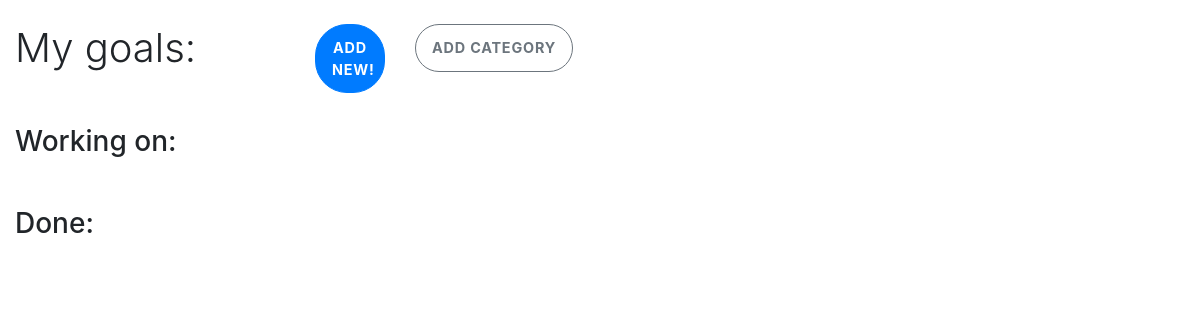
The page /goals (signed in) on the database as committed earlier.
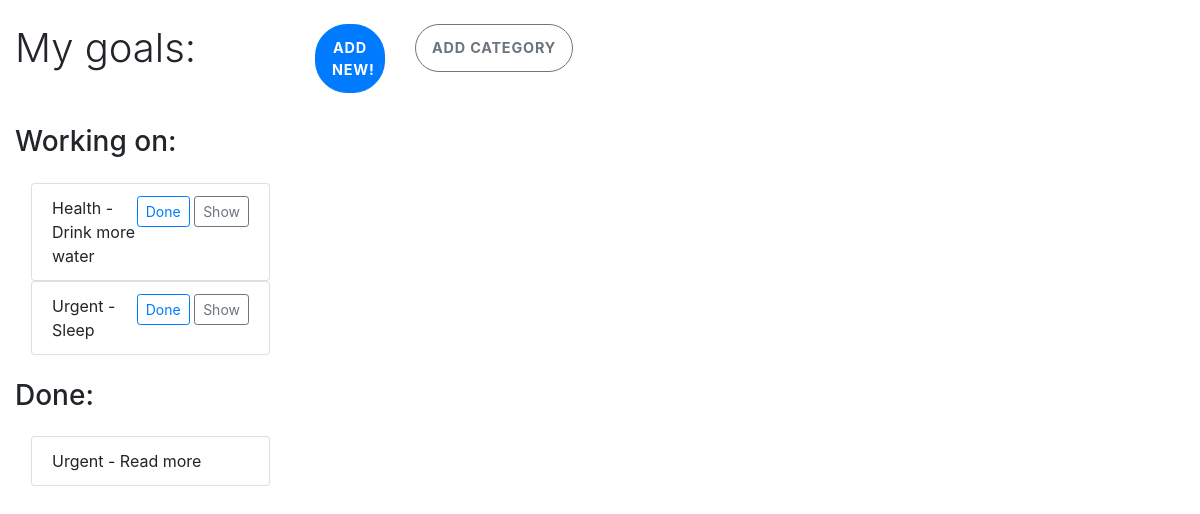
The same page on the database as committed later.
### account/models.py (models this page shows, shortened)
class Goal(models.Model):
    goal_id = models.AutoField(primary_key=True)
    owner = models.ForeignKey(MyUser, on_delete=models.CASCADE)
    title = models.CharField(max_length=100)
    description = models.TextField()
    done = models.BooleanField(default=False)
    category = models.ForeignKey(Category, on_delete=models.SET_NULL, null=True)

class Category(models.Model):
    name = models.CharField(max_length=100)
    urgency_level = models.IntegerField(default=1)
    def __str__(self):
        return self.name

### account/views.py (the view)
# urls.py: path('goals', views.goalsView, name='goals'),
@login_required
def goalsView(request):
    context = {'goals': Goal.objects.filter(owner=request.user)}
    return render(request, 'account/goals.html', context)

### templates/account/goals.html (shortened to what this page needs)
{% extends 'base.html' %} {% load widget_tweaks %} {% block content %}
<br/>
<div class="container-fluid">
    <div class="row">
        <div class="col-md-3">
           <h1 class="login-heading mb-4 my-auto"> My goals: </h1>
        </div>
        <div class="col-md-1">
            <a href="{% url 'goal_form' %}">
                <button class="btn btn-lg btn-primary btn-block btn-login text-uppercase font-weight-bold mb-2">Add New!</button>
            </a>
        </div>
        <div class="col-md-3">
            <a href="{% url 'category' %}">
                <button class="btn btn-outline-secondary btn-login text-uppercase font-weight-bold mb-2">Add category</button>
            </a>
        </div>
    </div>
    <div class="row">
        <div class="col-md-3">
        <h2 class="h3 my-auto"> Working on: </h2>
            <div>
                    {% for goal in goals %}
                    {% if goal.done == False %}
                    <ul class="list-group col-md-12">
                        <li class="list-group-item ml-3">
                            <div class="float-right">
                                <a type="button" class="btn btn-sm btn-outline-primary" href="{% url 'check_goal' goal.goal_id %}">Done</a>
                                <a type="button" class="btn btn-sm btn-outline-secondary" href="{% url 'goal_form' %}?goal={{goal.goal_id}}">Show</a>
                            </div>
                            {{goal.category }} - {{goal.title}}
                        </li>
                    </ul>
                {% endif %}
            {% endfor %}
            </div>
        </div>
    </div>
    <div class="row">
        <div class="col-md-3">
        <h2 class="h3 my-auto"> Done: </h2>
            <div>
                    {% for goal in goals %}
                    {% if goal.done == True %}
                    <ul class="list-group col-md-12">
                        <li class="list-group-item ml-3">
                            {{goal.category }} - {{goal.title}}
                        </li>
                    </ul>
                {% endif %}
            {% endfor %}
            </div>
        </div>
    </div>
</div>
{% endblock content %}

Rows that differ between the two databases and show on the page:
added Goal: category "Health", title "Drink more water", shown under "Working on:"
added Goal: category "Urgent", title "Sleep", shown under "Working on:"
added Goal: category "Urgent", title "Read more", shown under "Done:"
